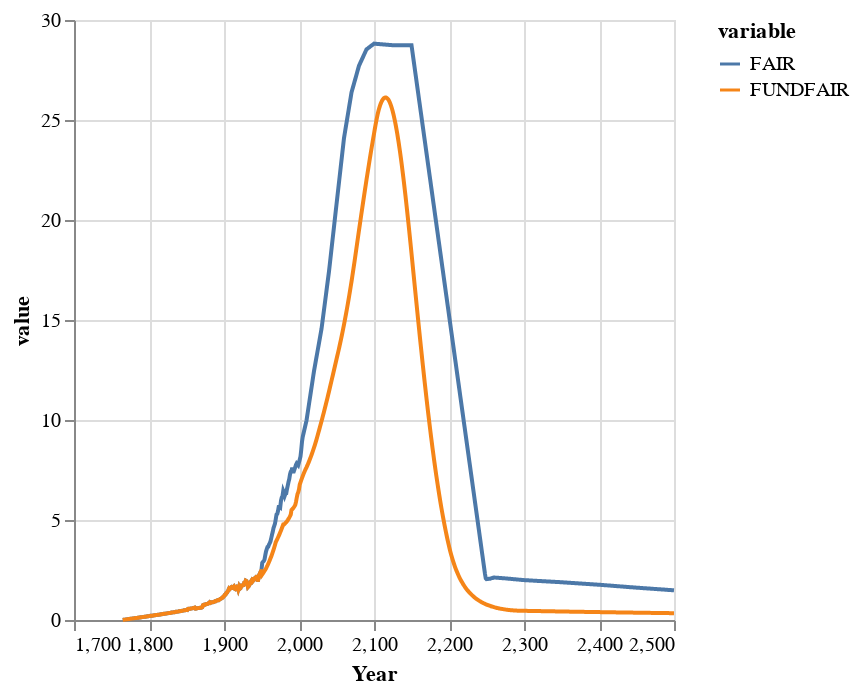

The code cell stored with this chart in its notebook:
### Markdown cell above
##### Annual Carbon Dioxide Emissions (GtC yr⁻¹)

### Code cell
fairvals = mfair[:co2_cycle, :E_CO₂]
fundfairvals =  m[:co2_cycle, :E_CO₂]

df = DataFrame(
    :Year => Mimi.time_labels(m),
    :FAIR => fairvals, 
    :FUNDFAIR => fundfairvals)

stack(df, [:FAIR, :FUNDFAIR]) |> 

@vlplot(
    :line, 
    x = :Year,
    y = :value,
    color = :variable
)

### Figure 1 — Vega-Lite specification as saved in the notebook (floating-point values rounded to 4 significant figures; data arrays with more than 128 entries replaced by an {"elided": "..."} marker saying what was removed)
{"data": {"values": {"elided": "1472 records"}}, "encoding": {"color": {"field": "variable", "type": "nominal"}, "x": {"field": "Year", "type": "quantitative"}, "y": {"field": "value", "type": "quantitative"}}, "mark": "line"}
